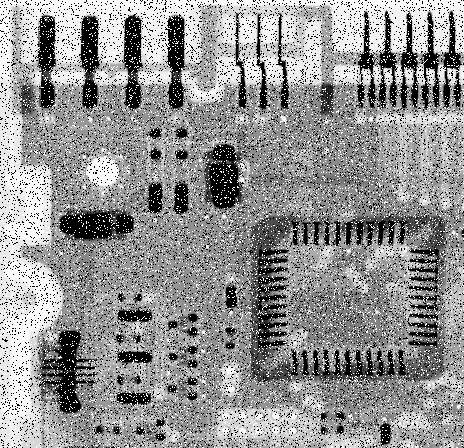
%> input picture med filt/Fig9.tif, 464 x 448 px
$ octave med_filt.m   (GNU Octave 9; MATLAB toolbox functions it lacks are replaced by stand-ins)
%> lines starting %> are read from the running program, lines starting %| are printed output that depends on the picture
img = imread("Fig9.tif");
%> img is the input picture: size 448x464 uint8; min 0, max 255, mean 146.2
%noised = imnoise(gray,'salt & pepper',0.02);
figure; imshow(img);
res = medfilt2(img);
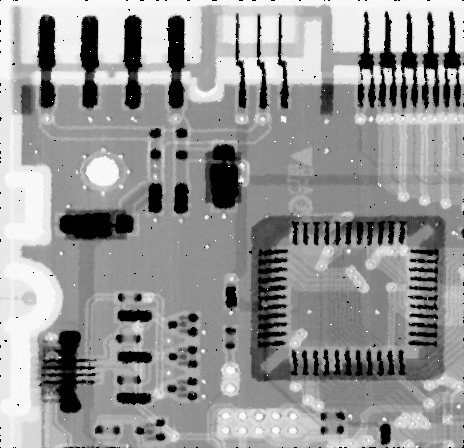
%> res: size 448x464 uint8; min 0, max 255, mean 150.5
figure; imshow(res);
res = medfilt2(img, [6,6]);
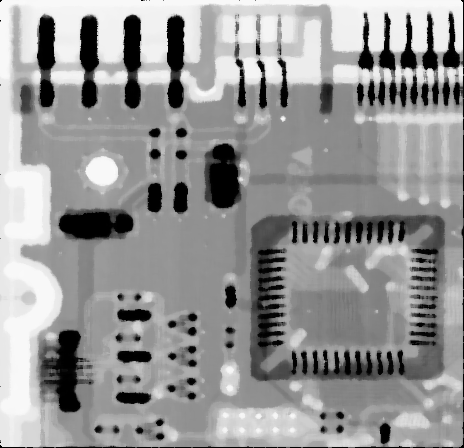
%> res: size 448x464 uint8; min 0, max 250, mean 150.1
figure; imshow(res);
res = medfilt2(img, [10,10]);
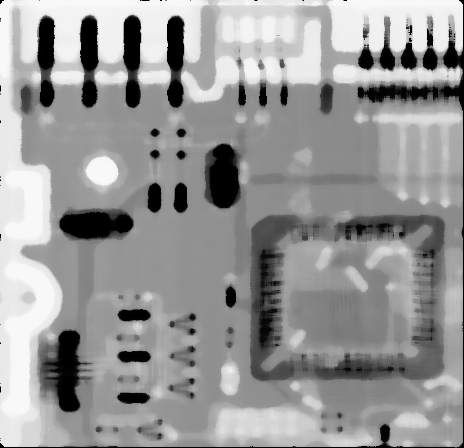
%> res: size 448x464 uint8; min 0, max 248, mean 151.7
figure; imshow(res);
